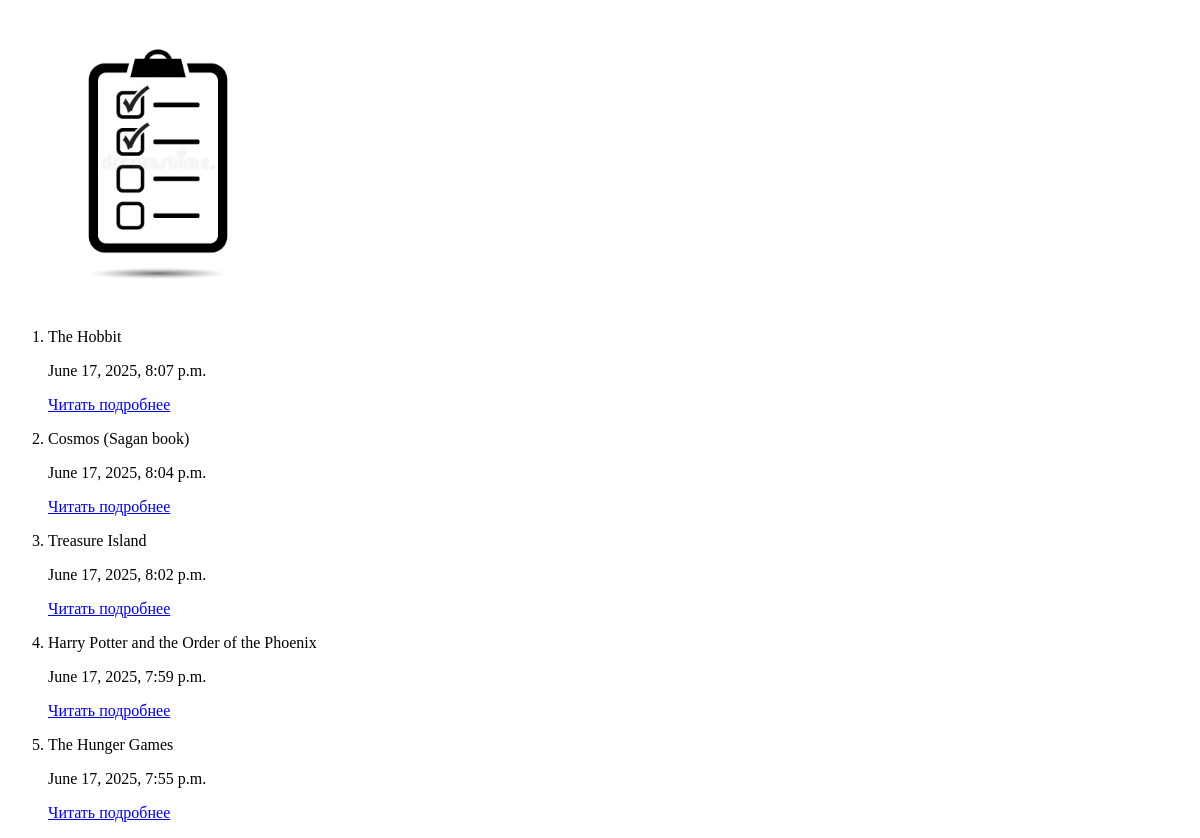
/books/, run on an earlier commit of the app's database.
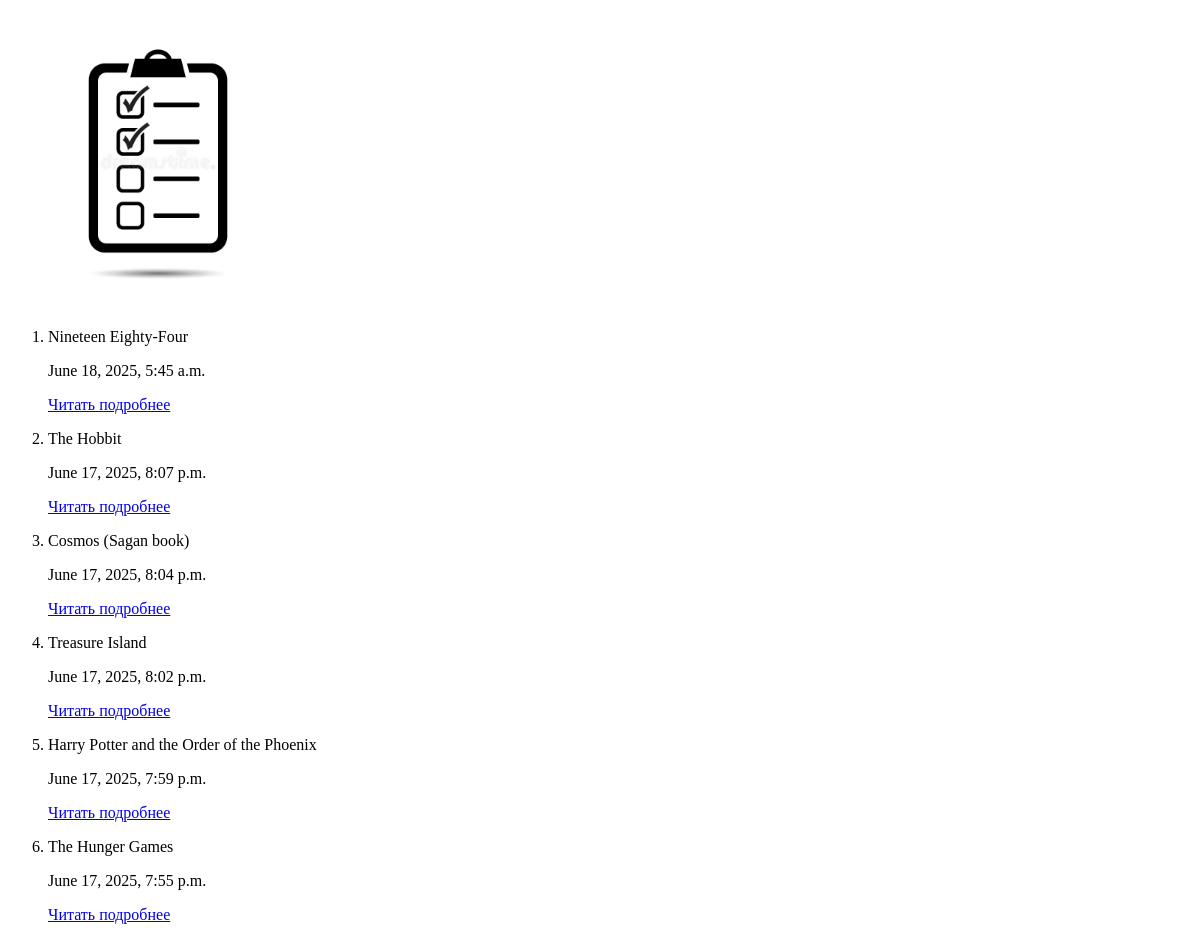
And on a later commit of the database.
### books/models.py (models this page shows, shortened)
class Book(models.Model):
    title = models.CharField(max_length=100, verbose_name='Напишите название книги')
    image = models.ImageField(upload_to='book/', verbose_name='Загрузите картинку')
    description = models.TextField(verbose_name='Дайте описание книги')
    TYPE_BOOK = (
        ('Science', 'Science'),
        ('Fiction', 'Fiction'),
        ('Adventure', 'Adventure'),
        ('Fantasy', 'Fantasy'),
    )
    type_book = models.CharField(max_length=100, choices=TYPE_BOOK)
    created_at = models.DateTimeField(auto_now_add=True)
    audio_link = models.URLField(verbose_name='Embed-ссылка на аудиокнигу', null=True, blank=True)
    class Meta:
        verbose_name = 'Book'
        verbose_name_plural = 'Книги'

### books/views.py (the view)
# urls.py: path('', views.book_list_view, name='book_posts'),
def book_list_view(request):
  if request.method == 'GET':
    book_list = models.Book.objects.all().order_by('-id')
    context = {
      'book_list': book_list,
    }
    return render(request, template_name='book.html', context=context)

### templates/book.html (shortened to what this page needs)
{% load static %}
<!DOCTYPE html>
<html lang="en">
<head>
</head>
<body>
<img src="{% static 'images/list.webp' %}" alt ="" width="300" height="'200">
  <ol>
      {% for i in book_list %}
      <li>
        <p>{{ i.title }}</p>
        <p>{{ i.created_at }}</p>
          <a href="/books/{{ i.id }}/">Читать подробнее</a>
      </li>
      {%  endfor  %}
  </ol>
</body>
</html>

What changed in the data, as far as the page shows it:
added Book: title "Nineteen Eighty-Four", created_at "June 18, 2025, 5:45 a.m."
